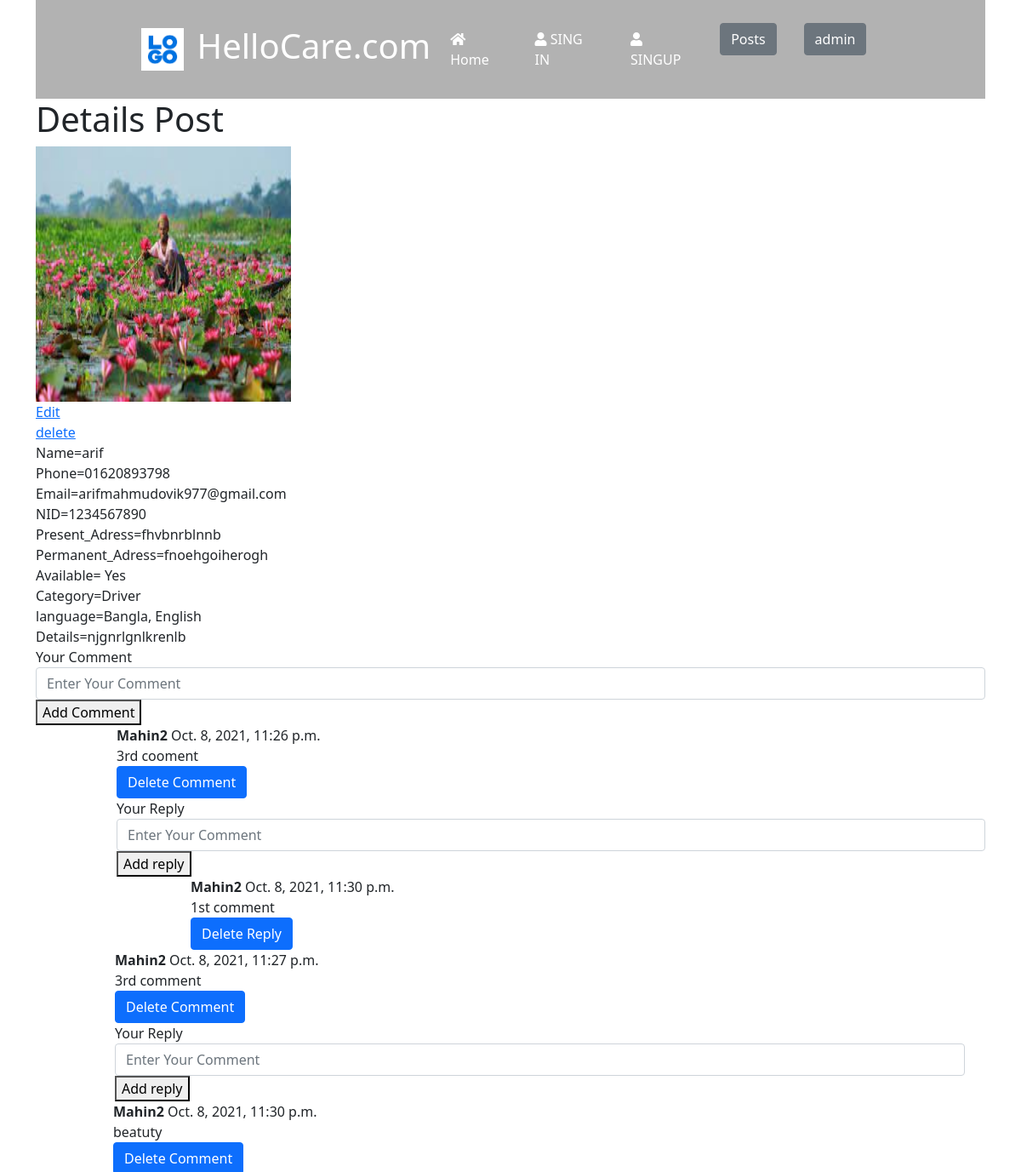
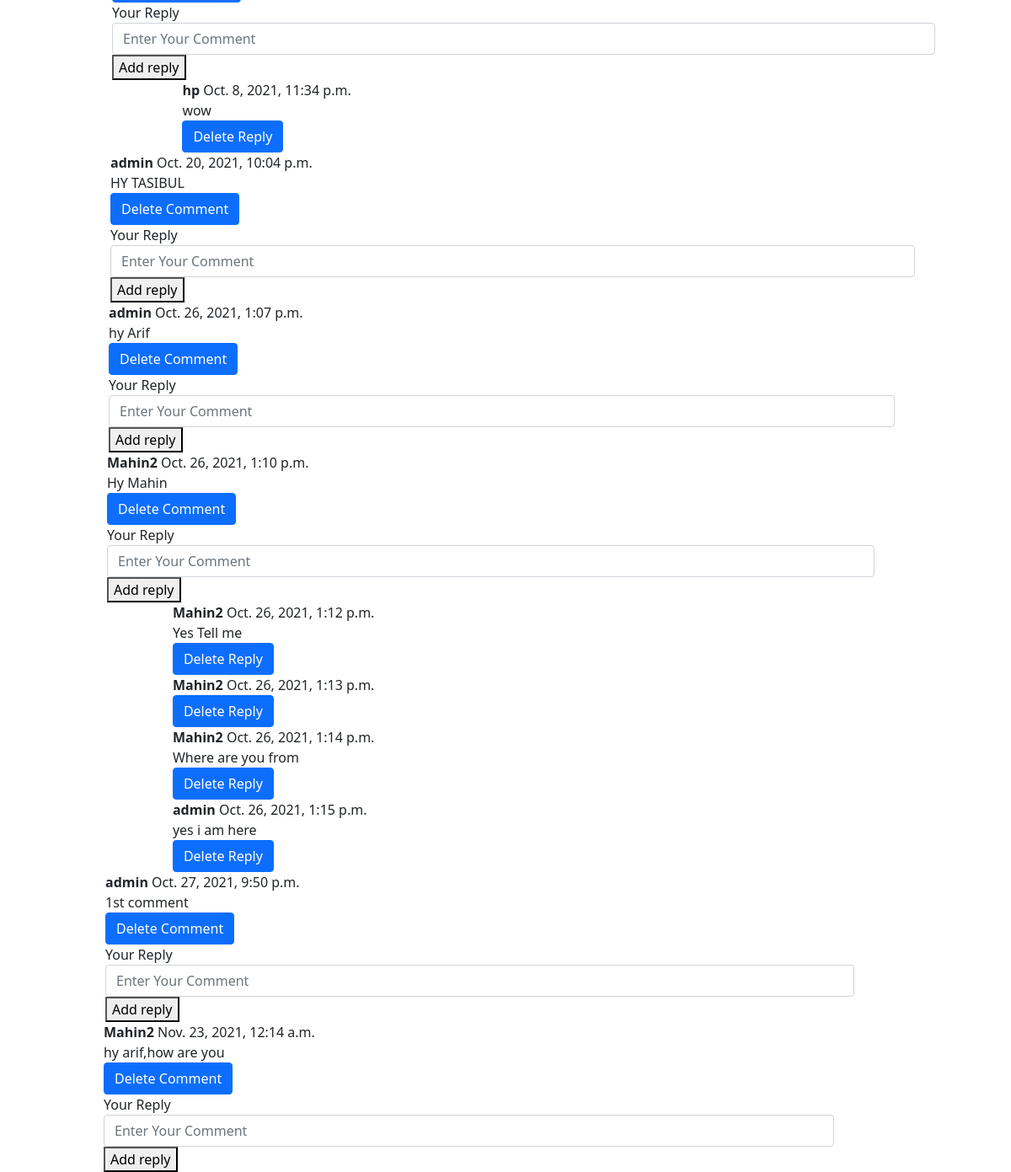
Screenshot of /calc/post/details/18 (signed in) with the database file from the repository (2 pictures, top to bottom).
### templates/calc/models.py (models this page shows, shortened)
class Post(models.Model):
    CATEGORY=(
        ('Driver','Driver'),
        ('Nures','Nures'),
        ('Work_maid','Work_maid'),
    )
    LANGUAGE=(
        ('Bangla','Bangla'),
        ('English','English'),
        ('Hindi','Hindi'),
        ('Arabir','Arabic'),
    )
    user=models.OneToOneField(User,on_delete=models.CASCADE, blank=True, null=True)
    Name=models.CharField(max_length=100)
    Phone=models.CharField(max_length=17)
    Email=models.EmailField()
    NID=models.CharField(max_length=25,)
    Present_Adress=models.TextField()
    Permanent_Adress=models.TextField()
    Available=models.BooleanField()
    Category=models.CharField(max_length=100,choices= CATEGORY,default=1)
    language=MultiSelectField(max_length=100, max_choices=4,choices=LANGUAGE,default='Bangla')
    Details=models.TextField()
    image=models.ImageField(default='default.jpg',upload_to='media/images')
    DateTime=models.DateTimeField(auto_now_add=True)
    def __str__(self):
        return self.Name

class Comment(models.Model):
    user = models.ForeignKey(User, on_delete=models.CASCADE)
    post = models.ForeignKey(Post, on_delete=models.CASCADE)
    text = models.TextField()
    parent = models.ForeignKey('self',on_delete=models.CASCADE, null=True)
    created_at = models.DateTimeField(auto_now_add=True)

### templates/calc/views.py (the view)
# urls.py: path('post/details/<int:pk>', post_details, name='postdetails'),
def post_details(request, pk):
    queryset = get_object_or_404(Post, id=pk)
    comments = Comment.objects.filter(post=queryset, parent=None)
    replies = Comment.objects.filter(post=queryset).exclude(parent=None)
    Dictofreply={}
    for reply in replies:
        if reply.parent.id not in Dictofreply.keys():
            Dictofreply[reply.parent.id]=[reply]
        else:
            Dictofreply[reply.parent.id].append(reply)
    context = {"queryset": queryset, 'pk':pk, 'comments':comments,'Dictofreply':Dictofreply}
    return render(request, 'post_details.html', context)

### templates/calc/templatetags/tag.py (called while the page is built)
@register.filter(name="get_reply")
def get_reply(dict, key):
    return dict.get(key)

### templates/post_details.html (shortened to what this page needs)
{% extends 'base.html' %}
{% block body %}
{% load tag %}
<div class="container">
<h1>Details Post</h1>
<div class="col-md-6">
<img src="{{queryset.image.url}}" alt=""style="width:300px; height:300px;">
</div>
{% if request.user == queryset.user %}
<a href="/calc/edit/{{queryset.id}}/"> Edit</a><br>
<a href="/calc/delete/{{queryset.id}}/"> delete</a><br>
{% endif %}
Name={{ queryset}}<br>
Phone={{queryset.Phone}}<br>
Email={{queryset.Email}}<br>
NID={{queryset.NID}}<br>
Present_Adress={{queryset.Present_Adress}}<br>
Permanent_Adress={{queryset.Permanent_Adress}}<br>
Available={% if queryset.Available%} Yes {% else%}No {% endif%}<br>
Category={{queryset.Category}}<br>
language={{queryset.language}}<br>
Details={{queryset.Details}}<br>
    <div>
        <form action="{% url 'addcomment' %}" method="post">
        <div class="form-group">
            <lebel> Your Comment</lebel>
            <input type="text" name="comment" placeholder="Enter Your Comment" class="form-control">
        </div>
        <button type="submit">Add Comment</button>
        </form>
   </div>
   <div>
        {% for comment in comments %}
            <div class="row">
                <div class="col-md-1">
                </div>
                <div class="col-md-11">
                    <b>{{comment.user.username}}</b> <span class="bedge bedge-secondary">{{comment.created_at}}
                    </span>
                    <div>{{comment.text}}</div>
                    <div>
<button type="button" class="btn btn-primary" data-bs-toggle="modal" data-bs-target="#exampleModal">
  Delete Comment
</button>
                    </div>
                    <div class="row">
        <form action="{% url 'addcomment' %}" method="post">
        <div class="form-group">
            <lebel> Your Reply</lebel>
            <input type="text" name="comment" placeholder="Enter Your Comment" class="form-control">
        </div>
        <button type="submit">Add reply</button>
        </form>
</div>
            {% for reply in Dictofreply|get_reply:comment.id %}
            <div class="row">
                <div class="col-md-1">
                </div>
                <div class="col-md-11">
                    <b>{{reply.user.username}}</b> <span class="bedge bedge-secondary">{{reply.created_at}}
                    </span>
                    <div>{{reply.text}}</div>
                          <div>
<button type="button" class="btn btn-primary" data-bs-toggle="modal" data-bs-target="#exampleModal{{reply.pk}}">
  Delete Reply
</button>
                    </div>
                    </div>
                </div>
{% endfor %}
            </div>
        {% endfor%}
   </div>
</div>
{% endblock  %}

### templates/base.html (shortened to what this page needs)
<!DOCTYPE html>
<html lang="en">
<head>
        <link rel="stylesheet" href="https://cdnjs.cloudflare.com/ajax/libs/font-awesome/5.15.3/css/all.min.css" />
        <link href="https://cdn.jsdelivr.net/npm/bootstrap@5.0.1/dist/css/bootstrap.min.css" rel="stylesheet">
      {% load static %}
      {% load notifications_tags %}
</head>
<body>
        <div class="container">
            <header>
                    <nav class="navbar navbar-expand-md">
                        <div class="container-fluid">
                          <a class="navbar-brand" href="#">
                            <img alt="logo">
                          </a>
                          <div class="banner-container text-left">
                            <h1 class="text-white font-weight-bolder">HelloCare.com </h1>
                          </div>
                          <div class="collapse navbar-collapse" id="navbarNavDropdown">
                            <ul class="navbar-nav ml-auto">
                              <li class="nav-item">
                                <a class="nav-link active" href="/calc/posts/"> <i class="fas fa-home"></i>Home</a>
                              </li>
                              <li class="nav-item">
                                <a class="nav-link" href="/colc/login"> <i class="fas fa-user"></i> SING IN</a>
                              </li>
                              <li class="nav-item">
                                <a class="nav-link" href="/colc/singup"> <i class="fas fa-user"></i> SINGUP</a>
                              </li>
                              <li class="nav-item">
                                <a class="btn btn-secondary m-3 text-border" href="/calc/create/"> </i>Posts</a>
                              </li>
                              {% notifications_unread as unread_count %}
                              <li class="nav-item submenu">
                                <a class="btn btn-secondary m-3 text-border" href=""> </i>
                                {{user.username}}
                              </a>
                              </li>
                          </ul>
                          </div>
                        </div>
                      </nav>
                    </header>
        </div>
{% block body %}
{% endblock body %}
</body>
</html>

### templates/base.html (style rules this page uses)
html { scroll-behavior: smooth; }
.navbar { padding: 1% 10%; background-color: rgba(0,0,0,0.3); }
.navbar-brand img { width: 50px; height: auto; }
.nav-link { color: white; margin: 15px; border-radius: 8px; }
.navbar-nav li { position: relative; list-style: none; }

### rows the page displays
Post: image (picture), Name "arif", Phone "01620893798", Email "arifmahmudovik977@gmail.com", NID "1234567890", Present_Adress "fhvbnrblnnb", Permanent_Adress "fnoehgoiherogh", Category "Driver", language "Bangla, English", Details "njgnrlgnlkrenlb"
Comment: user.username "Mahin2", created_at "Oct. 8, 2021, 11:26 p.m.", text "3rd cooment"
Comment: user.username "Mahin2", created_at "Oct. 8, 2021, 11:30 p.m.", text "1st comment"
Comment: user.username "Mahin2", created_at "Oct. 8, 2021, 11:27 p.m.", text "3rd comment"
Comment: user.username "Mahin2", created_at "Oct. 8, 2021, 11:30 p.m.", text "beatuty"
Comment: user.username "hp", created_at "Oct. 8, 2021, 11:34 p.m.", text "wow"
Comment: user.username "admin", created_at "Oct. 20, 2021, 10:04 p.m.", text "HY TASIBUL"
Comment: user.username "admin", created_at "Oct. 26, 2021, 1:07 p.m.", text "hy Arif"
Comment: user.username "Mahin2", created_at "Oct. 26, 2021, 1:10 p.m.", text "Hy Mahin"
Comment: user.username "Mahin2", created_at "Oct. 26, 2021, 1:12 p.m.", text "Yes Tell me"
Comment: user.username "Mahin2", created_at "Oct. 26, 2021, 1:13 p.m."
Comment: user.username "Mahin2", created_at "Oct. 26, 2021, 1:14 p.m.", text "Where are you from"
Comment: user.username "admin", created_at "Oct. 26, 2021, 1:15 p.m.", text "yes i am here"
Comment: user.username "admin", created_at "Oct. 27, 2021, 9:50 p.m.", text "1st comment"
Comment: user.username "Mahin2", created_at "Nov. 23, 2021, 12:14 a.m.", text "hy arif,how are you"

### other values shown
{{ user.username }} "admin"
